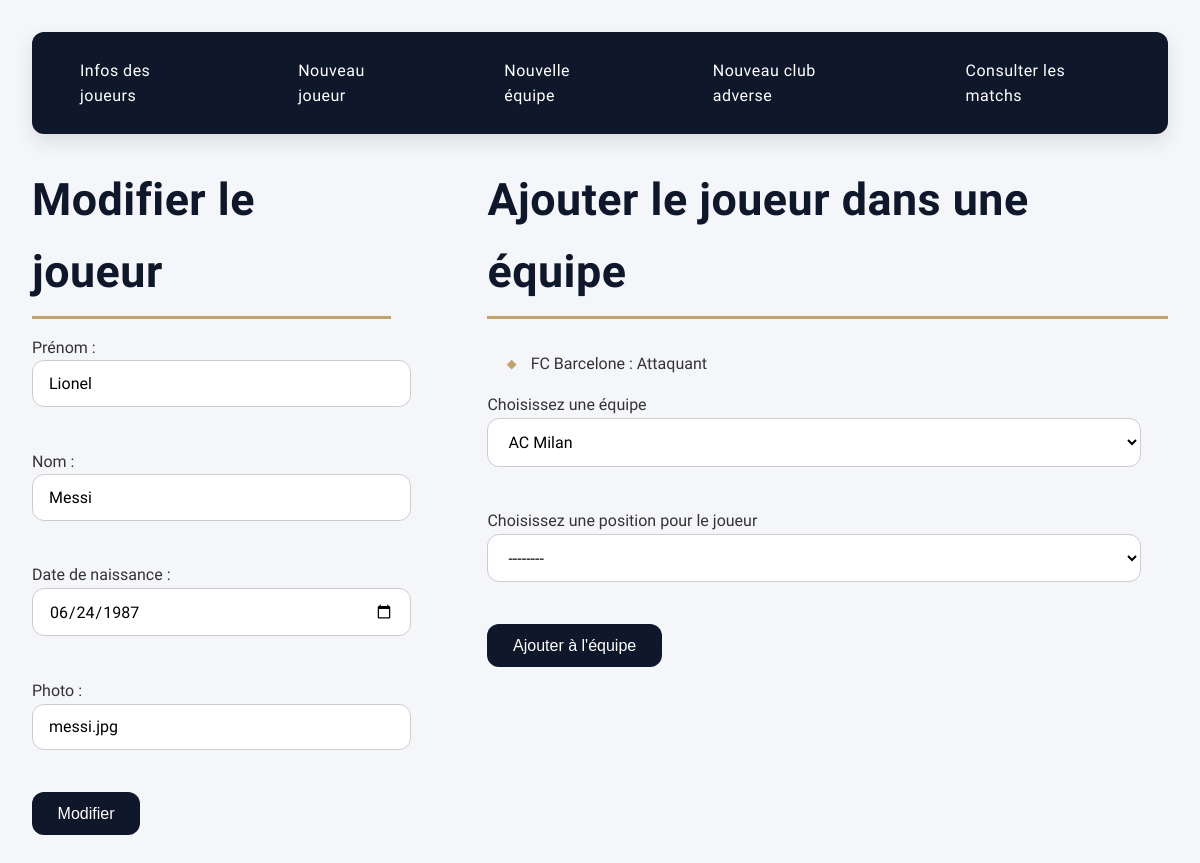
Screenshot of /edit_player.php?id=13 with the database file from the repository.
### tables this page shows
CREATE TABLE `player` (
  `id` int(11) NOT NULL,
  `firstname` varchar(255) NOT NULL,
  `lastname` varchar(255) NOT NULL,
  `birthdate` datetime NOT NULL,
  `picture` varchar(255) NOT NULL
);

CREATE TABLE `player_has_team` (
  `player_id` int(11) NOT NULL,
  `team_id` int(11) NOT NULL,
  `role` varchar(255) NOT NULL
);

CREATE TABLE `team` (
  `id` int(11) NOT NULL,
  `name` varchar(255) NOT NULL
);

### src/Model/Player.php (called while the page is built, shortened)
<?php
class Player
{
    private string $firstname;
    private string $lastname;
    private DateTime $birthdate;
    private string $picture;
    public function __construct(
        string $firstname,
        string $lastname,
        DateTime|string $birthdate,
        string $picture,
        ?int $id = null
    ) {
        $this->firstname = $firstname;
        $this->lastname = $lastname;
        $this->birthdate = $birthdate instanceof DateTime ? $birthdate : new DateTime($birthdate);
        $this->picture = $picture;
    }
    public function getFirstname(): string
    {
        return $this->firstname;
    }
    public function getLastname(): string
    {
        return $this->lastname;
    }
    public function getBirthdate(): DateTime
    {
        return $this->birthdate;
    }
    public function getPicture(): string
    {
        return $this->picture;
    }
    static function selectTargetPlayer(int $player_id): Player
    {
        global $connexion;
        $requeteSelection = $connexion->prepare(
            'SELECT * FROM player
            WHERE id = :id'
        );
        $requeteSelection->bindParam('id', $player_id);
        $requeteSelection->execute();
        $getThePlayer = $requeteSelection->fetchAll(\PDO::FETCH_ASSOC);
        $player = new Player(
            $getThePlayer[0]["firstname"],
            $getThePlayer[0]["lastname"],
            $getThePlayer[0]["birthdate"],
            $getThePlayer[0]["picture"],
            $getThePlayer[0]["id"]
        );
        return $player;
    }
}

### includes/autoloader.php (called while the page is built, shortened)
<?php
class Autoloader
{
    public static function register()
    {
        spl_autoload_register(function ($class) {
            $file = dirname(__DIR__) . DIRECTORY_SEPARATOR . str_replace('\\', DIRECTORY_SEPARATOR, $class) . '.php';
        });
    }
}

### src/Model/PlayerHasTeam.php (called while the page is built, shortened)
<?php
class PlayerHasTeam
{
    private PlayerRole $role;
    private Team $team;
    public function __construct(Player $player, Team $team, PlayerRole|string $role)
    {
        $this->team = $team;
        $this->role = $role instanceof PlayerRole ? $role : PlayerRole::from($role);
    }
    public function getRole(): string
    {
        return $this->role->value;
    }
    public function getTeamName()
    {
        return $this->team->getName();
    }
    static function selectTargetPlayerHasTeam(int $player_id, Player $player): array
    {
        global $connexion;
        $selectTargetPlayerHasTeam = $connexion->prepare('SELECT t.id, name, role FROM team t JOIN player_has_team pht on pht.team_id = t.id WHERE pht.player_id = :id');
        $selectTargetPlayerHasTeam->bindParam('id', $player_id);
        $selectTargetPlayerHasTeam->execute();
        $playersHasTeamsData = $selectTargetPlayerHasTeam->fetchAll(\PDO::FETCH_ASSOC);
        $playersHasTeams = [];
        $counter = 0;
        foreach ($playersHasTeamsData as $playerHasTeamData) {
            $teamsPlayer = new Team(
                $playerHasTeamData["name"],
                $playerHasTeamData["id"]
            );
            $playersHasTeams[] = new PlayerHasTeam(
                $player,
                $teamsPlayer,
                $playerHasTeamData["role"]
            );
        }
        return $playersHasTeams;
    }
}

### src/Model/Team.php (called while the page is built, shortened)
<?php
class Team
{
    private ?int $id;
    private string $name;
    public function __construct(string $name, ?int $id = null)
    {
        $this->id = $id;
        $this->name = $name;
    }
    public function getId(): int
    {
        return $this->id;
    }
    public function getName(): string
    {
        return $this->name;
    }
    static function selectTeams(): array
    {
        global $connexion;
        $requeteSelection = $connexion->prepare(
            'SELECT * FROM team t
            LEFT JOIN player_has_team pht ON pht.team_id = t.id ORDER BY name'
        );
        $requeteSelection->execute();
        $theTeams = $requeteSelection->fetchAll(\PDO::FETCH_ASSOC);
        $counter = 1;
        $teams = [];
        foreach ($theTeams as $theTeam) {
            $teams[$counter] = new Team(
                $theTeam["name"],
                id: $theTeam["id"]
            );
            $counter++;
        }
        return $teams;
    }
}

### public/edit_player.php (the view, shortened to what this page needs)
<?php
if (isset($_GET['id'])) {
    $player = Player::selectTargetPlayer($player_id = $_GET['id']);
    $theTeamsName = PlayerHasTeam::selectTargetPlayerHasTeam($player_id, $player);
    $allTeams = Team::selectTeams();
}
?>
<body>
    <div class="row gap6">
        <div>
            <h1>Modifier le joueur</h1>
            <form method="post">
                <label>Prénom :</label><br>
                <input type="text" name="firstname" value="<?= htmlspecialchars($player->getFirstname()) ?>"
                    required><br><br>
                <label>Nom :</label><br>
                <input type="text" name="lastname" value="<?= htmlspecialchars($player->getLastname()) ?>"
                    required><br><br>
                <label>Date de naissance :</label><br>
                <input type="date" name="birthdate" value="<?= $player->getBirthdate()->format('Y-m-d') ?>"
                    required><br><br>
                <label>Photo :</label><br>
                <input type="text" name="picture" value="<?= htmlspecialchars($player->getPicture()) ?>"><br><br>
                <button type="submit">Modifier</button>
            </form>
        </div>
        <div>
            <h1>Ajouter le joueur dans une équipe</h1>
            <?php if (!empty($theTeamsName)): ?>
                <ul>
                    <?php foreach ($theTeamsName as $key => $theTeam): ?>
                        <li><?= htmlspecialchars($theTeam->getTeamName()) ?> : <?= htmlspecialchars($theTeam->getRole()) ?>
                        </li>
                    <?php endforeach; ?>
                </ul>
            <?php else: ?>
                <p>Le joueur n'est associé à aucun club pour le moment.</p>
            <?php endif; ?>
            <form method="post">
                <label for="select-team">Choisissez une équipe</label><br>
                <select name="équipe" id="équipe">
                    <?php foreach ($allTeams as $t): ?>
                        <option value="<?= $t->getId() ?>"><?= htmlspecialchars($t->getName()) ?></option>
                    <?php endforeach; ?>
                </select><br><br>
                <label for="select-type">Choisissez une position pour le joueur</label><br>
                <select name="position" id="position">
                    <option value="none">--------</option>
                </select><br><br>
                <button type="submit">Ajouter à l'équipe</button>
            </form>
        </div>
    </div>
</body>
</html>

### includes/style.css (style rules this page uses)
body { margin: 0; font-family: "Epilogue", sans-serif; font-family: var(--font-main); background: var(--color-bg); color: var(--color-text); line-height: 1.6; padding: 2rem; }
.gap6 { gap: 8vw; }
h1, h2, h3, h4, h5, h6 { font-family: var(--font-main); color: var(--color-primary); margin-bottom: 1rem; letter-spacing: 0.5px; }
h1 { font-size: 2.8rem; font-weight: 700; border-bottom: 3px solid var(--color-accent); display: inline-block; padding-bottom: 0.5rem; }
ul { list-style: none; margin: 1rem 0; padding-left: 1.2rem; }
ul li { position: relative; padding-left: 1.5rem; margin-bottom: 0.6rem; font-size: 1rem; }
ul li::before { content: "◆"; position: absolute; left: 0; color: var(--color-accent); font-size: 0.8rem; top: 0.2rem; }
input[type="text"], input[type="email"], input[type="password"], input[type="date"], textarea, select { width: 96%; padding: 0.8rem 1rem; border: 1px solid #ccc; border-radius: var(--radius); background: #fff; font-family: var(--font-main); font-size: 1rem; transition: all var(--transition); margin-bottom: 1rem; }
button, input[type="submit"], a.button { display: inline-block; padding: 0.8rem 1.6rem; background: var(--color-primary); color: #fff; border: none; border-radius: var(--radius); font-size: 1rem; cursor: pointer; transition: background var(--transition), transform var(--transition); }
:root { --font-main: "Epilogue", "Inter", sans-serif; --color-bg: #f5f6fa; --color-primary: #0f172a; --color-accent: #bfa46f; --color-text: #333; --radius: 12px; --transition: 0.5s ease; }
.row { display: flex; flex-direction: row; }

### rows the page displays
player: firstname "Lionel", lastname "Messi", birthdate "06/24/1987", picture "messi.jpg"
player_has_team: team.name "FC Barcelone", Role "Attaquant"

### other values shown
form field value "AC Milan"
